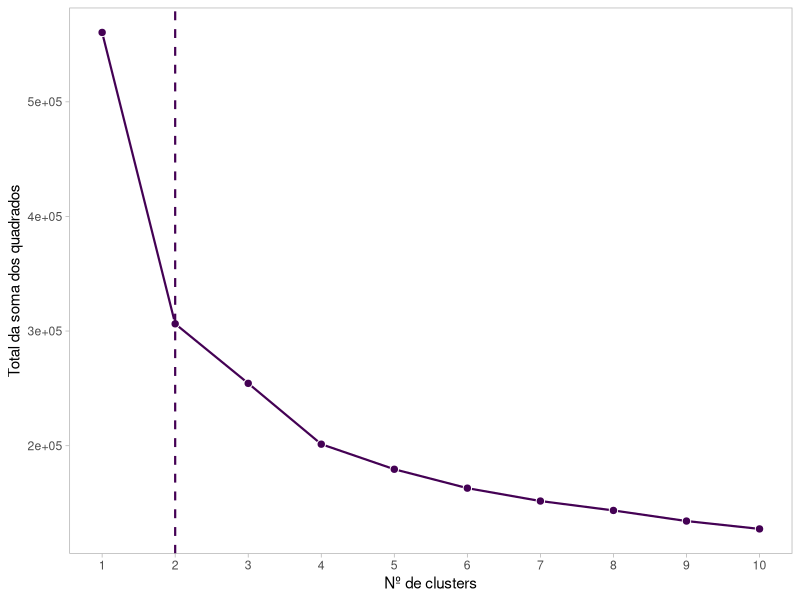
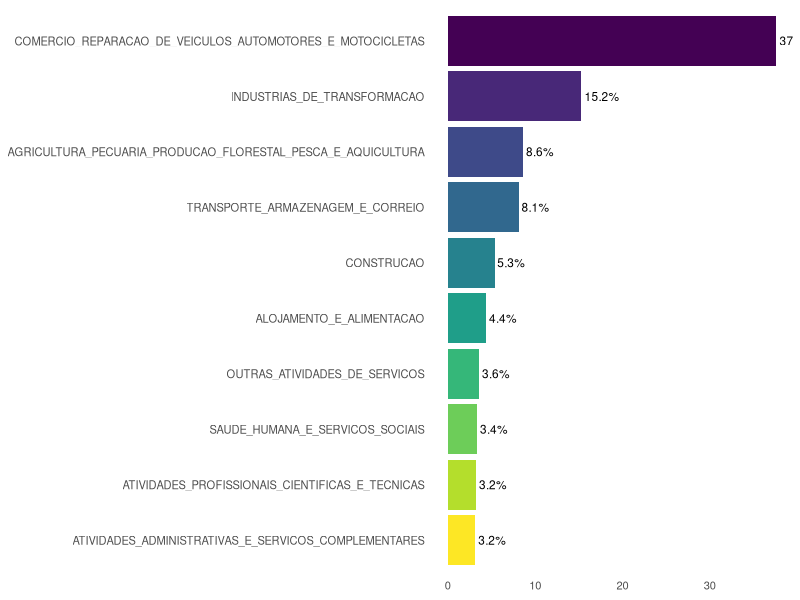
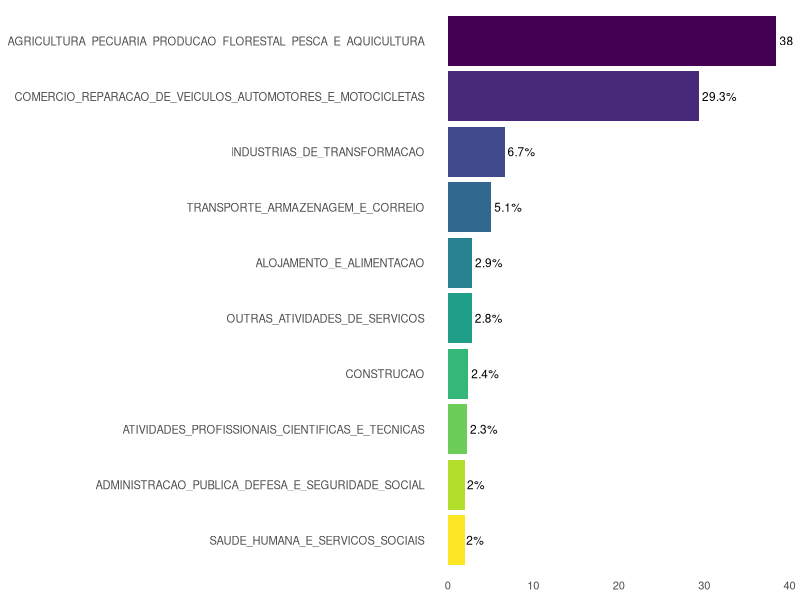

Generate these figures, in order, with R: (Note: this script raises an error after producing the figures.)

# CARREGAMENTO DE PACOTES

pacotes <- c("plotly", "tidyverse", "tidyr", "dplyr", "ggrepel", "gridExtra", "caret", "knitr", "sf",
             "kableExtra", "cluster", "factoextra", "readxl", "writexl", "tmap", "ggplot2",
             "geobr", "gghighlight", "pander", "png", "viridis", "scales")

if(sum(as.numeric(!pacotes %in% installed.packages())) != 0){
  instalador <- pacotes[!pacotes %in% installed.packages()]
  for(i in 1:length(instalador)) {
    install.packages(instalador, dependencies = T)
    break()}
  sapply(pacotes, require, character = T) 
} else {
  sapply(pacotes, require, character = T) 
}

# CARREGAMENTO E TRATAMENTO DA BASE DE DADOS
base <- read_xlsx(path = "DADOS_CLUSTER.xlsx")
dados <- base %>% 
  select(-4, -5, -6)


### PESSOA JURÍDICA ###

# TRATAMENTO BASE PJ

colunasPJ <- c("UF", "MUNICIPIO", "CODIGO_IBGE", "AGRICULTURA_PECUARIA_PRODUCAO_FLORESTAL_PESCA_E_AQUICULTURA", 
                    "INDUSTRIAS_EXTRATIVAS", "INDUSTRIAS_DE_TRANSFORMACAO", "ELETRICIDADE_E_GAS",
                    "AGUA_ESGOTO_ATIVIDADES_DE_GESTAO_DE_RESIDUOS_E_DESCONTAMINACAO", "CONSTRUCAO",
                    "COMERCIO_REPARACAO_DE_VEICULOS_AUTOMOTORES_E_MOTOCICLETAS",
                    "TRANSPORTE_ARMAZENAGEM_E_CORREIO", "ALOJAMENTO_E_ALIMENTACAO",
                    "INFORMACAO_E_COMUNICACAO", "ATIVIDADES_FINANCEIRAS_DE_SEGUROS_E_SERVICOS_RELACIONADOS",
                    "ATIVIDADES_IMOBILIARIAS", "ATIVIDADES_PROFISSIONAIS_CIENTIFICAS_E_TECNICAS",
                    "ATIVIDADES_ADMINISTRATIVAS_E_SERVICOS_COMPLEMENTARES",
                    "ADMINISTRACAO_PUBLICA_DEFESA_E_SEGURIDADE_SOCIAL", "EDUCACAO",
                    "SAUDE_HUMANA_E_SERVICOS_SOCIAIS", "ARTES_CULTURA_ESPORTE_E_RECREACAO",
                    "OUTRAS_ATIVIDADES_DE_SERVICOS", "SERVICOS_DOMESTICOS",
                    "ORGANISMOS_INTERNACIONAIS_E_OUTRAS_INSTITUICOES_EXTRATERRITORIAIS")

PJ <- dados %>% 
  select(all_of(colunasPJ)) %>% 
  mutate(across(where(is.numeric), ~ as.numeric(as.character(.)))) %>% 
  mutate(TOTAL = rowSums(across(where(is.numeric)), na.rm = TRUE)) %>%
  mutate(across(where(is.numeric), ~ . / TOTAL * 100)) %>% 
  select(-TOTAL)

# CÁLCULO DA SOMA DOS QUADRADOS PARA MÉTODO ELBOW
wss_PJ <- numeric(10)
for (k in 1:10) {
  wss_PJ[k] <- kmeans(PJ[, 4:24], centers = k)$tot.withinss
}

wss_PJ <- data.frame(k = 1:10, wss = wss_PJ)

# GRÁFICO DE ELBOW
ggplot(wss_PJ, aes(x = k, y = wss)) +
  geom_line(color = "#440154FF", size = 0.75) +
  geom_point(size = 2.5, shape = 21, fill = "#440154FF", color = "white") +
  geom_vline(xintercept = 2, linetype = "dashed", color = "#440154FF", size = 0.75) +
  labs(x = "Nº de clusters", y = "Total da soma dos quadrados") +
  ggtitle(NULL) +
  theme_light() +  # Tema com fundo claro
  scale_x_continuous(breaks = seq(1, 10, 1), labels = seq(1, 10, 1)) +  # Definir eixo x com valores inteiros
  theme(panel.grid.major = element_blank(),  # Remover linhas de grade principais
        panel.grid.minor = element_blank())  # Remover linhas de grade secundárias

# GERANDO CLUSTERS E INSERINDO NA BASE DE DADOS
Cluster_PJ <- kmeans(PJ[, 4:24], centers = 2)
PJ$CLUSTER <- Cluster_PJ$cluster
PJ <- PJ %>% 
  relocate(CLUSTER, .before = UF)

# GERANDO AS MÉDIAS POR CLUSTER
medias_pj <- PJ %>% 
  group_by(CLUSTER) %>%
  summarise(across(where(is.numeric), mean, na.rm = TRUE))

# TRANSPOSIÇÃO MEDIAS PJ
colunas_interessePJ <- colnames(PJ)[5:25]

medias_pj_transposto <- PJ %>%
  select(CLUSTER, all_of(colunas_interessePJ)) %>%
  pivot_longer(cols = -CLUSTER, names_to = "CNAE", values_to = "Valor") %>%
  group_by(CLUSTER, CNAE) %>%
  summarise(Media = mean(Valor, na.rm = TRUE), .groups = 'drop') %>%
  pivot_wider(names_from = CLUSTER, values_from = Media, names_prefix = "CLUSTER_")

# GRÁFICO DE BARRAS MÉDIAS CLUSTER
medias_pj_1 <- medias_pj_transposto %>%
  arrange(desc(CLUSTER_1)) %>%
  head(10)

ggplot(medias_pj_1, aes(x = CLUSTER_1, y = reorder(CNAE, CLUSTER_1))) +
  geom_bar(stat = "identity", fill = viridis_pal(option = "D")(nrow(medias_pj_1))) +
  geom_text(aes(label = paste0(round(CLUSTER_1, 1), "%"), x = CLUSTER_1, y = CNAE),
            hjust = -0.1, size = 3, color = "black") +
  labs(x = NULL,
       y = NULL) +
  theme_minimal() +
  theme(axis.text.y = element_text(size = 8),
        axis.title.y = element_text(size = 10),
        axis.text.x = element_text(size = 8),
        axis.title.x = element_text(size = 10),
        panel.grid.major.x = element_blank(),
        panel.grid.minor.x = element_blank(),
        panel.grid.major.y = element_blank(),
        panel.grid.minor.y = element_blank(),
        legend.position = "none")

medias_pj_2 <- medias_pj_transposto %>%
  arrange(desc(CLUSTER_2)) %>%
  head(10)

ggplot(medias_pj_2, aes(x = CLUSTER_2, y = reorder(CNAE, CLUSTER_2))) +
  geom_bar(stat = "identity", fill = viridis_pal(option = "D")(nrow(medias_pj_2))) +
  geom_text(aes(label = paste0(round(CLUSTER_2, 1), "%"), x = CLUSTER_2, y = CNAE),
            hjust = -0.1, size = 3, color = "black") +
  labs(x = NULL,
       y = NULL) +
  theme_minimal() +
  theme(axis.text.y = element_text(size = 8),
        axis.title.y = element_text(size = 10),
        axis.text.x = element_text(size = 8),
        axis.title.x = element_text(size = 10),
        panel.grid.major.x = element_blank(),
        panel.grid.minor.x = element_blank(),
        panel.grid.major.y = element_blank(),
        panel.grid.minor.y = element_blank(),
        legend.position = "none")

# AJUSTE DO CLUSTER COMO STRING
PJ <- PJ %>% 
  mutate(CLUSTER = as.character(CLUSTER))

# ANOVAS PJ
pander(anova_pj1 <- aov(formula = AGRICULTURA_PECUARIA_PRODUCAO_FLORESTAL_PESCA_E_AQUICULTURA ~ CLUSTER, data = PJ))
pander(anova_pj2 <- aov(formula = INDUSTRIAS_EXTRATIVAS ~ CLUSTER, data = PJ)) #P-Valor 0.773
pander(anova_pj3 <- aov(formula = INDUSTRIAS_DE_TRANSFORMACAO ~ CLUSTER, data = PJ))
pander(anova_pj4 <- aov(formula = ELETRICIDADE_E_GAS ~ CLUSTER, data = PJ)) #P-Valor 0.803
pander(anova_pj5 <- aov(formula = AGUA_ESGOTO_ATIVIDADES_DE_GESTAO_DE_RESIDUOS_E_DESCONTAMINACAO ~ CLUSTER, data = PJ))
pander(anova_pj6 <- aov(formula = CONSTRUCAO ~ CLUSTER, data = PJ))
pander(anova_pj7 <- aov(formula = COMERCIO_REPARACAO_DE_VEICULOS_AUTOMOTORES_E_MOTOCICLETAS ~ CLUSTER, data = PJ))
pander(anova_pj8 <- aov(formula = TRANSPORTE_ARMAZENAGEM_E_CORREIO ~ CLUSTER, data = PJ))
pander(anova_pj9 <- aov(formula = ALOJAMENTO_E_ALIMENTACAO ~ CLUSTER, data = PJ))
pander(anova_pj10 <- aov(formula = INFORMACAO_E_COMUNICACAO ~ CLUSTER, data = PJ))
pander(anova_pj11 <- aov(formula = ATIVIDADES_FINANCEIRAS_DE_SEGUROS_E_SERVICOS_RELACIONADOS ~ CLUSTER, data = PJ))
pander(anova_pj12 <- aov(formula = ATIVIDADES_IMOBILIARIAS ~ CLUSTER, data = PJ))
pander(anova_pj13 <- aov(formula = ATIVIDADES_PROFISSIONAIS_CIENTIFICAS_E_TECNICAS ~ CLUSTER, data = PJ))
pander(anova_pj14 <- aov(formula = ATIVIDADES_ADMINISTRATIVAS_E_SERVICOS_COMPLEMENTARES ~ CLUSTER, data = PJ))
pander(anova_pj15 <- aov(formula = ADMINISTRACAO_PUBLICA_DEFESA_E_SEGURIDADE_SOCIAL ~ CLUSTER, data = PJ))
pander(anova_pj16 <- aov(formula = EDUCACAO ~ CLUSTER, data = PJ))
pander(anova_pj17 <- aov(formula = SAUDE_HUMANA_E_SERVICOS_SOCIAIS ~ CLUSTER, data = PJ))
pander(anova_pj18 <- aov(formula = ARTES_CULTURA_ESPORTE_E_RECREACAO ~ CLUSTER, data = PJ))
pander(anova_pj19 <- aov(formula = OUTRAS_ATIVIDADES_DE_SERVICOS ~ CLUSTER, data = PJ))
pander(anova_pj20 <- aov(formula = SERVICOS_DOMESTICOS ~ CLUSTER, data = PJ)) #P-Valor 0.09
pander(anova_pj21 <- aov(formula = ORGANISMOS_INTERNACIONAIS_E_OUTRAS_INSTITUICOES_EXTRATERRITORIAIS ~ CLUSTER, data = PJ)) #P-Valor 0.587

# FUNÇÃO PARA CRIAR BOXPLOT
criar_boxplot <- function(anova_result, variavel) {
  p <- ggplot(PJ) +
    aes(x = CLUSTER, y = .data[[variavel]]) +
    geom_boxplot() +
    labs(x = "Cluster", y = variavel)
  return(p)
}

# CRIANDO BOXPLOT PARA CADA CNAE
boxplot_pj1 <- criar_boxplot(anova_pj1, "AGRICULTURA_PECUARIA_PRODUCAO_FLORESTAL_PESCA_E_AQUICULTURA")
boxplot_pj2 <- criar_boxplot(anova_pj2, "INDUSTRIAS_EXTRATIVAS")
boxplot_pj3 <- criar_boxplot(anova_pj3, "INDUSTRIAS_DE_TRANSFORMACAO")
boxplot_pj4 <- criar_boxplot(anova_pj4, "ELETRICIDADE_E_GAS")
boxplot_pj5 <- criar_boxplot(anova_pj5, "AGUA_ESGOTO_ATIVIDADES_DE_GESTAO_DE_RESIDUOS_E_DESCONTAMINACAO")
boxplot_pj6 <- criar_boxplot(anova_pj6, "CONSTRUCAO")
boxplot_pj7 <- criar_boxplot(anova_pj7, "COMERCIO_REPARACAO_DE_VEICULOS_AUTOMOTORES_E_MOTOCICLETAS")
boxplot_pj8 <- criar_boxplot(anova_pj8, "TRANSPORTE_ARMAZENAGEM_E_CORREIO")
boxplot_pj9 <- criar_boxplot(anova_pj9, "ALOJAMENTO_E_ALIMENTACAO")
boxplot_pj10 <- criar_boxplot(anova_pj10, "INFORMACAO_E_COMUNICACAO")
boxplot_pj11 <- criar_boxplot(anova_pj11, "ATIVIDADES_FINANCEIRAS_DE_SEGUROS_E_SERVICOS_RELACIONADOS")
boxplot_pj12 <- criar_boxplot(anova_pj12, "ATIVIDADES_IMOBILIARIAS")
boxplot_pj13 <- criar_boxplot(anova_pj13, "ATIVIDADES_PROFISSIONAIS_CIENTIFICAS_E_TECNICAS")
boxplot_pj14 <- criar_boxplot(anova_pj14, "ATIVIDADES_ADMINISTRATIVAS_E_SERVICOS_COMPLEMENTARES")
boxplot_pj15 <- criar_boxplot(anova_pj15, "ADMINISTRACAO_PUBLICA_DEFESA_E_SEGURIDADE_SOCIAL")
boxplot_pj16 <- criar_boxplot(anova_pj16, "EDUCACAO")
boxplot_pj17 <- criar_boxplot(anova_pj17, "SAUDE_HUMANA_E_SERVICOS_SOCIAIS")
boxplot_pj18 <- criar_boxplot(anova_pj18, "ARTES_CULTURA_ESPORTE_E_RECREACAO")
boxplot_pj19 <- criar_boxplot(anova_pj19, "OUTRAS_ATIVIDADES_DE_SERVICOS")
boxplot_pj20 <- criar_boxplot(anova_pj20, "SERVICOS_DOMESTICOS")
boxplot_pj21 <- criar_boxplot(anova_pj21, "ORGANISMOS_INTERNACIONAIS_E_OUTRAS_INSTITUICOES_EXTRATERRITORIAIS")

# COMBINANDO OS BOXPLOTS DOS CNAES MAIS RELEVANTES
boxplots_combinadospj <- gridExtra::grid.arrange(boxplot_pj1, boxplot_pj3, boxplot_pj7, ncol = 3)

### MAPA PJ ###

# DEFININDO AS CORES DOS CLUSTERS
cor_cluster1PJ <- "#440154FF"
cor_cluster2PJ <- "#27AD81FF"

# CARREGANDO DADOS MAPA BRASIL
all_mun_br <- read_municipality(year = 2020)

# AJUSTE DADOS
base_mapapj <- PJ %>%
  select(UF, MUNICIPIO, CODIGO_IBGE, CLUSTER)
base_mapapj$CODIGO_IBGE <- as.numeric(base_mapapj$CODIGO_IBGE)

vec1 <- as.numeric(base_mapapj$CODIGO_IBGE)
all_geo_pj <- all_mun_br %>%
  filter(code_muni %in% vec1)

all_geo_pj <- left_join(all_geo_pj, base_mapapj, by = c("code_muni" = "CODIGO_IBGE"))

# PLOT DO MAPA
tm_shape(all_geo_pj) +
  tm_borders(lwd = 0.1) +
  tm_fill(col = "CLUSTER", palette = c(cor_cluster1PJ, cor_cluster2PJ), style = "cat") +
  tm_layout(frame = FALSE) +
  tm_legend(legend.position = c("right", "bottom"),
            legend.bg.color = "white", legend.title.size = 1, legend.text.size = 1)

# CONTAGEM QUANTIDADE DE MUNICIPIOS POR CLUSTER
dados_contagemPJ <- PJ %>%
  group_by(CLUSTER) %>%
  summarise(Quantidade = n_distinct(CODIGO_IBGE))
dados_contagemPJ$CLUSTER <- factor(dados_contagemPJ$CLUSTER)

# GRÁFICO BARRAS
ggplot(dados_contagemPJ, aes(x = CLUSTER, y = Quantidade, fill = CLUSTER)) +
  geom_bar(stat = "identity") +
  geom_text(aes(label = Quantidade), vjust = -0.2, color = "black", fontface = "bold") +  # Adicionar contagem dentro das barras
  labs(x = NULL, y = NULL, fill = NULL) +  # Remover rótulos dos eixos e título da legenda
  scale_fill_manual(values = c(cor_cluster1PJ, cor_cluster2PJ)) +
  theme_minimal() +
  theme(axis.ticks.x = element_blank(),   # Remover marcas do eixo x
        axis.text.y = element_blank(),    # Remover rótulos do eixo y
        axis.ticks.y = element_blank(),   # Remover marcas do eixo y
        legend.position = "none",         # Remover a legenda
        plot.title = element_blank(),     # Remover título do gráfico
        plot.subtitle = element_blank(),  # Remover subtítulo do gráfico
        plot.caption = element_blank(),   # Remover legenda do gráfico
        panel.grid.major = element_blank(),  # Remover linhas de grade principais
        panel.grid.minor = element_blank())  # Remover linhas de grade secundárias

### PESSOA FÍSICA ###

# AJUSTE DA BASE DE DADOS
colunasPF <- c("UF", "MUNICIPIO", "CODIGO_IBGE", "MEMBROS_SUPERIORES_E_DIRIGENTES_DO_PODER_PUBLICO", 
               "DIRIGENTES_DE_EMPRESAS_E_ORGANIZACOES_EXCETO_DE_INTERESSE_PUBLICO", 
               "DIRETORES_E_GERENTES_EM_EMPRESA_DE_SERVICOS_DE_SAUDE_DA_EDUCACAO_OU_D", "GERENTES", 
               "PESQUISADORES_E_PROFISSIONAIS_POLICIENTIFICOS", "PROFISSIONAIS_DAS_CIENCIAS_EXATAS_FISICAS_E_DA_ENGENHARIA", 
               "PROFISSIONAIS_DAS_CIENCIAS_BIOLOGICAS_DA_SAUDE_E_AFINS", "PROFISSIONAIS_DO_ENSINO", 
               "PROFISSIONAIS_DAS_CIENCIAS_JURIDICAS", "PROFISSIONAIS_DAS_CIENCIAS_SOCIAIS_E_HUMANAS", 
               "COMUNICADORES_ARTISTAS_E_RELIGIOSOS", "PROFISSIONAIS_EM_GASTRONOMIA", "TECNICOS_POLIVALENTES", 
               "TECNICOS_DE_NIVEL_MEDIO_DAS_CIENCIAS_FISICAS_QUIMICAS_ENGENHARIA_E_AF", 
               "TECNICOS_DE_NIVEL_MEDIO_DAS_CIENCIAS_BIOLOGICAS_BIOQUIMICAS_DA_SAUDE_", 
               "PROFESSORES_LEIGOS_E_DE_NIVEL_MEDIO", "TECNICOS_DE_NIVEL_MEDIO_EM_SERVICOS_DE_TRANSPORTES", 
               "TECNICOS_DE_NIVEL_MEDIO_NAS_CIENCIAS_ADMINISTRATIVAS", 
               "TECNICOS_EM_NIVEL_MEDIO_DOS_SERVICOS_CULTURAIS_DAS_COMUNICACOES_E_DOS_", "OUTROS_TECNICOS_DE_NIVEL_MEDIO", 
               "ESCRITURARIOS", "TRABALHADORES_DE_ATENDIMENTO_AO_PUBLICO", "TRABALHADORES_DOS_SERVICOS", 
               "VENDEDORES_E_PRESTADORES_DE_SERVICOS_DO_COMERCIO", "PRODUTORES_NA_EXPLORACAO_AGROPECUARIA", 
               "TRABALHADORES_NA_EXPLORACAO_AGROPECUARIA", "PESCADORES_E_EXTRATIVISTAS_FLORESTAIS", 
               "TRABALHADORES_DA_MECANIZACAO_AGROPECUARIA_E_FLORESTAL", 
               "TRABALHADORES_DA_INDUSTRIA_EXTRATIVA_E_DA_CONSTRUCAO_CIVIL", 
               "TRABALHADORES_DA_TRANSFORMACAO_DE_METAIS_E_DE_COMPOSITOS", 
               "TRABALHADORES_DA_FABRICACAO_E_INSTALACAO_ELETROELETRONICA", 
               "MONTADORES_DE_APARELHOS_E_INSTRUMENTOS_DE_PRECISAO_E_MUSICAIS", 
               "JOALHEIROS_VIDREIROS_CERAMISTAS_E_AFINS", "TRABALHADORES_NAS_INDUSTRIAS_TEXTIL_DO_CURTIMENTO_DO_VESTUARIO_E_DAS_", 
               "TRABALHADORES_DAS_INDUSTRIAS_DE_MADEIRA_E_DO_MOBILIARIO", "TRABALHADORES_DE_FUNCOES_TRANSVERSAIS", 
               "TRABALHADORES_DO_ARTESANATO", "TRABALHADORES_EM_INDUSTRIAS_DE_PROCESSOS_CONTINUOS_E_OUTRAS_INDUSTRIAS", 
               "TRABALHADORES_DE_INSTALACOES_SIDERURGICAS_E_DE_MATERIAIS_DE_CONSTRUCAO", 
               "TRABALHADORES_DE_INSTALACOES_E_MAQUINAS_DE_FABRICACAO_DE_CELULOSE_E_PAP", 
               "TRABALHADORES_DA_FABRICACAO_DE_ALIMENTOS_BEBIDAS_E_FUMO", "OPERADORES_DE_PRODUCAO_CAPTACAO_TRATAMENTO_E_DISTRIBUICAO_ENERGIA_A", 
               "TRABALHADORES_EM_SERVICOS_DE_REPARACAO_E_MANUTENCAO_MECANICA", "POLIMANTENEDORES", 
               "OUTROS_TRABALHADORES_DA_CONSERVACAO_MANUTENCAO_E_REPARACAO")

PF <- dados %>% 
  select(all_of(colunasPF)) %>% 
  mutate(across(where(is.numeric), ~ as.numeric(as.character(.)))) %>% 
  mutate(TOTAL = rowSums(across(where(is.numeric)), na.rm = TRUE)) %>%
  mutate(across(where(is.numeric), ~ . / TOTAL * 100)) %>% 
  select(-TOTAL)

# CÁLCULO DA SOMA DOS QUADRADOS PARA MÉTODO ELBOW
wss_PF <- numeric(10)
for (k in 1:10) {
  wss_PF[k] <- kmeans(PF[, 4:48], centers = k)$tot.withinss
}
wss_PF <- data.frame(k = 1:10, wss = wss_PF)

# GRÁFICO DE ELBOW
ggplot(wss_PF, aes(x = k, y = wss)) +
  geom_line(color = "#440154FF", size = 0.75) +
  geom_point(size = 2.5, shape = 21, fill = "#440154FF", color = "white") +
  geom_vline(xintercept = 5, linetype = "dashed", color = "#440154FF", size = 0.75) +
  labs(x = "Nº de clusters", y = "Total da soma dos quadrados") +
  ggtitle(NULL) +
  theme_light() +  # Tema com fundo claro
  scale_x_continuous(breaks = seq(1, 10, 1), labels = seq(1, 10, 1)) +  # Definir eixo x com valores inteiros
  theme(panel.grid.major = element_blank(),  # Remover linhas de grade principais
        panel.grid.minor = element_blank())  # Remover linhas de grade secundárias

# INSERINDO OS CLUSTERS NA BASE DE DADOS
Cluster_PF <- kmeans(PF[, 4:48], centers = 5)
PF$CLUSTER <- Cluster_PF$cluster
PF <- PF %>% 
  relocate(CLUSTER, .before = UF)

# AJUSTANDO NOMENCLATURAS DAS MÉTRICAS
PF <- PF %>% 
  mutate(CLUSTER = as.character(CLUSTER)) %>% 
  rename(TECNICOS_DE_NIVEL_MEDIO_DAS_CIENCIAS_BIOLOGICAS_BIOQUIMICAS_DA_SAUDE = TECNICOS_DE_NIVEL_MEDIO_DAS_CIENCIAS_BIOLOGICAS_BIOQUIMICAS_DA_SAUDE_) %>% 
  rename(TECNICOS_EM_NIVEL_MEDIO_DOS_SERVICOS_CULTURAIS_DAS_COMUNICACOES = TECNICOS_EM_NIVEL_MEDIO_DOS_SERVICOS_CULTURAIS_DAS_COMUNICACOES_E_DOS_) %>% 
  rename(TRABALHADORES_NAS_INDUSTRIAS_TEXTIL_DO_CURTIMENTO_DO_VESTUARIO = TRABALHADORES_NAS_INDUSTRIAS_TEXTIL_DO_CURTIMENTO_DO_VESTUARIO_E_DAS_) %>% 
  rename(DIRETORES_E_GERENTES_EM_EMPRESA_DE_SERVICOS_DE_SAUDE_DA_EDUCACAO = DIRETORES_E_GERENTES_EM_EMPRESA_DE_SERVICOS_DE_SAUDE_DA_EDUCACAO_OU_D) %>% 
  rename(TECNICOS_DE_NIVEL_MEDIO_DAS_CIENCIAS_FISICAS_QUIMICAS_ENGENHARIA = TECNICOS_DE_NIVEL_MEDIO_DAS_CIENCIAS_FISICAS_QUIMICAS_ENGENHARIA_E_AF) %>% 
  rename(TRABALHADORES_DE_INSTALACOES_E_MAQUINAS_DE_FABRICACAO_DE_CELULOSE = TRABALHADORES_DE_INSTALACOES_E_MAQUINAS_DE_FABRICACAO_DE_CELULOSE_E_PAP) %>% 
  rename(OPERADORES_DE_PRODUCAO_CAPTACAO_TRATAMENTO_E_DISTRIBUICAO_ENERGIA = OPERADORES_DE_PRODUCAO_CAPTACAO_TRATAMENTO_E_DISTRIBUICAO_ENERGIA_A)

# GERANDO AS MÉDIAS POR CLUSTER
medias_pf <- PF %>% 
  group_by(CLUSTER) %>%
  summarise(across(where(is.numeric), mean, na.rm = TRUE))

# TRANSPOSIÇÃO MEDIAS pf
colunas_interessePF <- colnames(PF)[5:49]

medias_pf_transposto <- PF %>%
  select(CLUSTER, all_of(colunas_interessePF)) %>%
  pivot_longer(cols = -CLUSTER, names_to = "CBO", values_to = "Valor") %>%
  group_by(CLUSTER, CBO) %>%
  summarise(Media = mean(Valor, na.rm = TRUE), .groups = 'drop') %>%
  pivot_wider(names_from = CLUSTER, values_from = Media, names_prefix = "CLUSTER_")

# GRÁFICOS DE BARRAS MÉDIAS CLUSTER
medias_pf_1 <- medias_pf_transposto %>%
  arrange(desc(CLUSTER_1)) %>%
  head(10)

ggplot(medias_pf_1, aes(x = CLUSTER_1, y = reorder(CBO, CLUSTER_1))) +
  geom_bar(stat = "identity", fill = viridis_pal(option = "D")(nrow(medias_pf_1))) +
  geom_text(aes(label = paste0(round(CLUSTER_1, 1), "%"), x = CLUSTER_1, y = CBO),
            hjust = -0.1, size = 3, color = "black") +
  labs(x = NULL,
       y = NULL) +
  theme_minimal() +
  theme(axis.text.y = element_text(size = 8),
        axis.title.y = element_text(size = 10),
        axis.text.x = element_text(size = 8),
        axis.title.x = element_text(size = 10),
        panel.grid.major.x = element_blank(),
        panel.grid.minor.x = element_blank(),
        panel.grid.major.y = element_blank(),
        panel.grid.minor.y = element_blank(),
        legend.position = "none")

medias_pf_2 <- medias_pf_transposto %>%
  arrange(desc(CLUSTER_2)) %>%
  head(10)

ggplot(medias_pf_2, aes(x = CLUSTER_2, y = reorder(CBO, CLUSTER_2))) +
  geom_bar(stat = "identity", fill = viridis_pal(option = "D")(nrow(medias_pf_2))) +
  geom_text(aes(label = paste0(round(CLUSTER_2, 1), "%"), x = CLUSTER_2, y = CBO),
            hjust = -0.1, size = 3, color = "black") +
  labs(x = NULL,
       y = NULL) +
  theme_minimal() +
  theme(axis.text.y = element_text(size = 8),
        axis.title.y = element_text(size = 10),
        axis.text.x = element_text(size = 8),
        axis.title.x = element_text(size = 10),
        panel.grid.major.x = element_blank(),
        panel.grid.minor.x = element_blank(),
        panel.grid.major.y = element_blank(),
        panel.grid.minor.y = element_blank(),
        legend.position = "none")

medias_pf_3 <- medias_pf_transposto %>%
  arrange(desc(CLUSTER_3)) %>%
  head(10)

ggplot(medias_pf_3, aes(x = CLUSTER_3, y = reorder(CBO, CLUSTER_3))) +
  geom_bar(stat = "identity", fill = viridis_pal(option = "D")(nrow(medias_pf_3))) +
  geom_text(aes(label = paste0(round(CLUSTER_3, 1), "%"), x = CLUSTER_3, y = CBO),
            hjust = -0.1, size = 3, color = "black") +
  labs(x = NULL,
       y = NULL) +
  theme_minimal() +
  theme(axis.text.y = element_text(size = 8),
        axis.title.y = element_text(size = 10),
        axis.text.x = element_text(size = 8),
        axis.title.x = element_text(size = 10),
        panel.grid.major.x = element_blank(),
        panel.grid.minor.x = element_blank(),
        panel.grid.major.y = element_blank(),
        panel.grid.minor.y = element_blank(),
        legend.position = "none")

medias_pf_4 <- medias_pf_transposto %>%
  arrange(desc(CLUSTER_4)) %>%
  head(10)

ggplot(medias_pf_4, aes(x = CLUSTER_4, y = reorder(CBO, CLUSTER_4))) +
  geom_bar(stat = "identity", fill = viridis_pal(option = "D")(nrow(medias_pf_4))) +
  geom_text(aes(label = paste0(round(CLUSTER_4, 1), "%"), x = CLUSTER_4, y = CBO),
            hjust = -0.1, size = 3, color = "black") +
  labs(x = NULL,
       y = NULL) +
  theme_minimal() +
  theme(axis.text.y = element_text(size = 8),
        axis.title.y = element_text(size = 10),
        axis.text.x = element_text(size = 8),
        axis.title.x = element_text(size = 10),
        panel.grid.major.x = element_blank(),
        panel.grid.minor.x = element_blank(),
        panel.grid.major.y = element_blank(),
        panel.grid.minor.y = element_blank(),
        legend.position = "none")

medias_pf_5 <- medias_pf_transposto %>%
  arrange(desc(CLUSTER_5)) %>%
  head(10)

ggplot(medias_pf_5, aes(x = CLUSTER_5, y = reorder(CBO, CLUSTER_5))) +
  geom_bar(stat = "identity", fill = viridis_pal(option = "D")(nrow(medias_pf_5))) +
  geom_text(aes(label = paste0(round(CLUSTER_5, 1), "%"), x = CLUSTER_5, y = CBO),
            hjust = -0.1, size = 3, color = "black") +
  labs(x = NULL,
       y = NULL) +
  theme_minimal() +
  theme(axis.text.y = element_text(size = 8),
        axis.title.y = element_text(size = 10),
        axis.text.x = element_text(size = 8),
        axis.title.x = element_text(size = 10),
        panel.grid.major.x = element_blank(),
        panel.grid.minor.x = element_blank(),
        panel.grid.major.y = element_blank(),
        panel.grid.minor.y = element_blank(),
        legend.position = "none")


# ANOVAS PF
pander(anova_pf1 <- aov(formula = MEMBROS_SUPERIORES_E_DIRIGENTES_DO_PODER_PUBLICO ~ CLUSTER, data = PF))
pander(anova_pf2 <- aov(formula = DIRIGENTES_DE_EMPRESAS_E_ORGANIZACOES_EXCETO_DE_INTERESSE_PUBLICO ~ CLUSTER, data = PF))
pander(anova_pf3 <- aov(formula = DIRETORES_E_GERENTES_EM_EMPRESA_DE_SERVICOS_DE_SAUDE_DA_EDUCACAO ~ CLUSTER, data = PF))
pander(anova_pf4 <- aov(formula = GERENTES ~ CLUSTER, data = PF))
pander(anova_pf5 <- aov(formula = PESQUISADORES_E_PROFISSIONAIS_POLICIENTIFICOS ~ CLUSTER, data = PF))
pander(anova_pf6 <- aov(formula = PROFISSIONAIS_DAS_CIENCIAS_EXATAS_FISICAS_E_DA_ENGENHARIA ~ CLUSTER, data = PF))
pander(anova_pf7 <- aov(formula = PROFISSIONAIS_DAS_CIENCIAS_BIOLOGICAS_DA_SAUDE_E_AFINS ~ CLUSTER, data = PF))
pander(anova_pf8 <- aov(formula = PROFISSIONAIS_DO_ENSINO ~ CLUSTER, data = PF))
pander(anova_pf9 <- aov(formula = PROFISSIONAIS_DAS_CIENCIAS_JURIDICAS ~ CLUSTER, data = PF))
pander(anova_pf10 <- aov(formula = PROFISSIONAIS_DAS_CIENCIAS_SOCIAIS_E_HUMANAS ~ CLUSTER, data = PF))
pander(anova_pf11 <- aov(formula = COMUNICADORES_ARTISTAS_E_RELIGIOSOS ~ CLUSTER, data = PF))
pander(anova_pf12 <- aov(formula = PROFISSIONAIS_EM_GASTRONOMIA ~ CLUSTER, data = PF))
pander(anova_pf13 <- aov(formula = TECNICOS_POLIVALENTES ~ CLUSTER, data = PF))
pander(anova_pf14 <- aov(formula = TECNICOS_DE_NIVEL_MEDIO_DAS_CIENCIAS_FISICAS_QUIMICAS_ENGENHARIA ~ CLUSTER, data = PF))
pander(anova_pf15 <- aov(formula = `TECNICOS_DE_NIVEL_MEDIO_DAS_CIENCIAS_BIOLOGICAS_BIOQUIMICAS_DA_SAUDE` ~ CLUSTER, data = PF))
pander(anova_pf16 <- aov(formula = PROFESSORES_LEIGOS_E_DE_NIVEL_MEDIO ~ CLUSTER, data = PF))
pander(anova_pf17 <- aov(formula =  TECNICOS_DE_NIVEL_MEDIO_EM_SERVICOS_DE_TRANSPORTES ~ CLUSTER, data = PF))
pander(anova_pf18 <- aov(formula = TECNICOS_DE_NIVEL_MEDIO_NAS_CIENCIAS_ADMINISTRATIVAS ~ CLUSTER, data = PF))
pander(anova_pf19 <- aov(formula = TECNICOS_EM_NIVEL_MEDIO_DOS_SERVICOS_CULTURAIS_DAS_COMUNICACOES ~ CLUSTER, data = PF))
pander(anova_pf20 <- aov(formula = OUTROS_TECNICOS_DE_NIVEL_MEDIO ~ CLUSTER, data = PF))
pander(anova_pf21 <- aov(formula = ESCRITURARIOS ~ CLUSTER, data = PF))
pander(anova_pf22 <- aov(formula = TRABALHADORES_DE_ATENDIMENTO_AO_PUBLICO ~ CLUSTER, data = PF))
pander(anova_pf23 <- aov(formula = VENDEDORES_E_PRESTADORES_DE_SERVICOS_DO_COMERCIO ~ CLUSTER, data = PF))
pander(anova_pf24 <- aov(formula = PRODUTORES_NA_EXPLORACAO_AGROPECUARIA ~ CLUSTER, data = PF))
pander(anova_pf44 <- aov(formula = TRABALHADORES_NA_EXPLORACAO_AGROPECUARIA ~ CLUSTER, data = PF))
pander(anova_pf25 <- aov(formula = PESCADORES_E_EXTRATIVISTAS_FLORESTAIS ~ CLUSTER, data = PF))
pander(anova_pf26 <- aov(formula = TRABALHADORES_DA_MECANIZACAO_AGROPECUARIA_E_FLORESTAL ~ CLUSTER, data = PF))
pander(anova_pf27 <- aov(formula = TRABALHADORES_DA_INDUSTRIA_EXTRATIVA_E_DA_CONSTRUCAO_CIVIL ~ CLUSTER, data = PF))
pander(anova_pf28 <- aov(formula = TRABALHADORES_DA_TRANSFORMACAO_DE_METAIS_E_DE_COMPOSITOS ~ CLUSTER, data = PF))
pander(anova_pf29 <- aov(formula = TRABALHADORES_DA_FABRICACAO_E_INSTALACAO_ELETROELETRONICA ~ CLUSTER, data = PF))
pander(anova_pf30 <- aov(formula = MONTADORES_DE_APARELHOS_E_INSTRUMENTOS_DE_PRECISAO_E_MUSICAIS ~ CLUSTER, data = PF))
pander(anova_pf31 <- aov(formula = JOALHEIROS_VIDREIROS_CERAMISTAS_E_AFINS ~ CLUSTER, data = PF))
pander(anova_pf32 <- aov(formula = TRABALHADORES_NAS_INDUSTRIAS_TEXTIL_DO_CURTIMENTO_DO_VESTUARIO ~ CLUSTER, data = PF))
pander(anova_pf33 <- aov(formula = TRABALHADORES_DAS_INDUSTRIAS_DE_MADEIRA_E_DO_MOBILIARIO ~ CLUSTER, data = PF))
pander(anova_pf34 <- aov(formula = TRABALHADORES_DE_FUNCOES_TRANSVERSAIS ~ CLUSTER, data = PF))
pander(anova_pf35 <- aov(formula = TRABALHADORES_DO_ARTESANATO ~ CLUSTER, data = PF))
pander(anova_pf36 <- aov(formula = TRABALHADORES_EM_INDUSTRIAS_DE_PROCESSOS_CONTINUOS_E_OUTRAS_INDUSTRIAS ~ CLUSTER, data = PF))
pander(anova_pf37 <- aov(formula = TRABALHADORES_DE_INSTALACOES_SIDERURGICAS_E_DE_MATERIAIS_DE_CONSTRUCAO ~ CLUSTER, data = PF))
pander(anova_pf38 <- aov(formula = TRABALHADORES_DE_INSTALACOES_E_MAQUINAS_DE_FABRICACAO_DE_CELULOSE ~ CLUSTER, data = PF))
pander(anova_pf39 <- aov(formula = TRABALHADORES_DA_FABRICACAO_DE_ALIMENTOS_BEBIDAS_E_FUMO ~ CLUSTER, data = PF))
pander(anova_pf40 <- aov(formula = OPERADORES_DE_PRODUCAO_CAPTACAO_TRATAMENTO_E_DISTRIBUICAO_ENERGIA ~ CLUSTER, data = PF))
pander(anova_pf41 <- aov(formula = TRABALHADORES_EM_SERVICOS_DE_REPARACAO_E_MANUTENCAO_MECANICA ~ CLUSTER, data = PF))
pander(anova_pf42 <- aov(formula = POLIMANTENEDORES ~ CLUSTER, data = PF))
pander(anova_pf43 <- aov(formula = OUTROS_TRABALHADORES_DA_CONSERVACAO_MANUTENCAO_E_REPARACAO ~ CLUSTER, data = PF))
pander(anova_pf45 <- aov(formula = TRABALHADORES_DOS_SERVICOS ~ CLUSTER, data = PF))

# FUNÇÃO PARA CRIAR BOXPLOT
criar_boxplot <- function(anova_result, variavel) {
  p <- ggplot(PF) +
    aes(x = CLUSTER, y = .data[[variavel]]) +
    geom_boxplot() +
    labs(x = "Cluster", y = variavel)
  return(p)
}

# CRIANDO BOXPLOT PARA CADA MÉTRICA
boxplot_pf1 <- criar_boxplot(anova_pf1, "MEMBROS_SUPERIORES_E_DIRIGENTES_DO_PODER_PUBLICO")
boxplot_pf2 <- criar_boxplot(anova_pf2, "DIRIGENTES_DE_EMPRESAS_E_ORGANIZACOES_EXCETO_DE_INTERESSE_PUBLICO")
boxplot_pf3 <- criar_boxplot(anova_pf3, "DIRETORES_E_GERENTES_EM_EMPRESA_DE_SERVICOS_DE_SAUDE_DA_EDUCACAO")
boxplot_pf4 <- criar_boxplot(anova_pf4, "GERENTES")
boxplot_pf5 <- criar_boxplot(anova_pf5, "PESQUISADORES_E_PROFISSIONAIS_POLICIENTIFICOS")
boxplot_pf6 <- criar_boxplot(anova_pf6, "PROFISSIONAIS_DAS_CIENCIAS_EXATAS_FISICAS_E_DA_ENGENHARIA")
boxplot_pf7 <- criar_boxplot(anova_pf7, "PROFISSIONAIS_DAS_CIENCIAS_BIOLOGICAS_DA_SAUDE_E_AFINS")
boxplot_pf8 <- criar_boxplot(anova_pf8, "PROFISSIONAIS_DO_ENSINO")
boxplot_pf9 <- criar_boxplot(anova_pf9, "PROFISSIONAIS_DAS_CIENCIAS_JURIDICAS")
boxplot_pf10 <- criar_boxplot(anova_pf10, "PROFISSIONAIS_DAS_CIENCIAS_SOCIAIS_E_HUMANAS")
boxplot_pf11 <- criar_boxplot(anova_pf11, "COMUNICADORES_ARTISTAS_E_RELIGIOSOS")
boxplot_pf12 <- criar_boxplot(anova_pf12, "PROFISSIONAIS_EM_GASTRONOMIA")
boxplot_pf13 <- criar_boxplot(anova_pf13, "TECNICOS_POLIVALENTES")
boxplot_pf14 <- criar_boxplot(anova_pf14, "TECNICOS_DE_NIVEL_MEDIO_DAS_CIENCIAS_FISICAS_QUIMICAS_ENGENHARIA")
boxplot_pf15 <- criar_boxplot(anova_pf15, "TECNICOS_DE_NIVEL_MEDIO_DAS_CIENCIAS_BIOLOGICAS_BIOQUIMICAS_DA_SAUDE")
boxplot_pf16 <- criar_boxplot(anova_pf16, "PROFESSORES_LEIGOS_E_DE_NIVEL_MEDIO")
boxplot_pf17 <- criar_boxplot(anova_pf17, "TECNICOS_DE_NIVEL_MEDIO_EM_SERVICOS_DE_TRANSPORTES")
boxplot_pf18 <- criar_boxplot(anova_pf18, "TECNICOS_DE_NIVEL_MEDIO_NAS_CIENCIAS_ADMINISTRATIVAS")
boxplot_pf19 <- criar_boxplot(anova_pf19, "TECNICOS_EM_NIVEL_MEDIO_DOS_SERVICOS_CULTURAIS_DAS_COMUNICACOES")
boxplot_pf20 <- criar_boxplot(anova_pf20, "OUTROS_TECNICOS_DE_NIVEL_MEDIO")
boxplot_pf21 <- criar_boxplot(anova_pf21, "ESCRITURARIOS")
boxplot_pf22 <- criar_boxplot(anova_pf22, "TRABALHADORES_DE_ATENDIMENTO_AO_PUBLICO")
boxplot_pf23 <- criar_boxplot(anova_pf23, "VENDEDORES_E_PRESTADORES_DE_SERVICOS_DO_COMERCIO")
boxplot_pf24 <- criar_boxplot(anova_pf24, "PRODUTORES_NA_EXPLORACAO_AGROPECUARIA")
boxplot_pf44 <- criar_boxplot(anova_pf44, "TRABALHADORES_NA_EXPLORACAO_AGROPECUARIA")
boxplot_pf25 <- criar_boxplot(anova_pf25, "PESCADORES_E_EXTRATIVISTAS_FLORESTAIS")
boxplot_pf26 <- criar_boxplot(anova_pf26, "TRABALHADORES_DA_MECANIZACAO_AGROPECUARIA_E_FLORESTAL")
boxplot_pf27 <- criar_boxplot(anova_pf27, "TRABALHADORES_DA_INDUSTRIA_EXTRATIVA_E_DA_CONSTRUCAO_CIVIL")
boxplot_pf28 <- criar_boxplot(anova_pf28, "TRABALHADORES_DA_TRANSFORMACAO_DE_METAIS_E_DE_COMPOSITOS")
boxplot_pf29 <- criar_boxplot(anova_pf29, "TRABALHADORES_DA_FABRICACAO_E_INSTALACAO_ELETROELETRONICA")
boxplot_pf30 <- criar_boxplot(anova_pf30, "MONTADORES_DE_APARELHOS_E_INSTRUMENTOS_DE_PRECISAO_E_MUSICAIS")
boxplot_pf31 <- criar_boxplot(anova_pf31, "JOALHEIROS_VIDREIROS_CERAMISTAS_E_AFINS")
boxplot_pf32 <- criar_boxplot(anova_pf32, "TRABALHADORES_NAS_INDUSTRIAS_TEXTIL_DO_CURTIMENTO_DO_VESTUARIO")
boxplot_pf33 <- criar_boxplot(anova_pf33, "TRABALHADORES_DAS_INDUSTRIAS_DE_MADEIRA_E_DO_MOBILIARIO")
boxplot_pf34 <- criar_boxplot(anova_pf34, "TRABALHADORES_DE_FUNCOES_TRANSVERSAIS")
boxplot_pf35 <- criar_boxplot(anova_pf35, "TRABALHADORES_DO_ARTESANATO")
boxplot_pf36 <- criar_boxplot(anova_pf36, "TRABALHADORES_EM_INDUSTRIAS_DE_PROCESSOS_CONTINUOS_E_OUTRAS_INDUSTRIAS")
boxplot_pf37 <- criar_boxplot(anova_pf37, "TRABALHADORES_DE_INSTALACOES_SIDERURGICAS_E_DE_MATERIAIS_DE_CONSTRUCAO")
boxplot_pf38 <- criar_boxplot(anova_pf38, "TRABALHADORES_DE_INSTALACOES_E_MAQUINAS_DE_FABRICACAO_DE_CELULOSE")
boxplot_pf39 <- criar_boxplot(anova_pf39, "TRABALHADORES_DA_FABRICACAO_DE_ALIMENTOS_BEBIDAS_E_FUMO")
boxplot_pf40 <- criar_boxplot(anova_pf40, "OPERADORES_DE_PRODUCAO_CAPTACAO_TRATAMENTO_E_DISTRIBUICAO_ENERGIA")
boxplot_pf41 <- criar_boxplot(anova_pf41, "TRABALHADORES_EM_SERVICOS_DE_REPARACAO_E_MANUTENCAO_MECANICA")
boxplot_pf42 <- criar_boxplot(anova_pf42, "POLIMANTENEDORES")
boxplot_pf43 <- criar_boxplot(anova_pf43, "OUTROS_TRABALHADORES_DA_CONSERVACAO_MANUTENCAO_E_REPARACAO")
boxplot_pf45 <- criar_boxplot(anova_pf45, "TRABALHADORES_DOS_SERVICOS")

# BOXPLOT COMBINADO DAS MÉTRICAS QUE MAIS SE DESTACARAM NOS CLUSTERS
boxplots_combinadospf_1 <- gridExtra::grid.arrange(boxplot_pf32, boxplot_pf44, ncol = 2)
boxplots_combinadospf_2 <- gridExtra::grid.arrange(boxplot_pf34, boxplot_pf21, ncol = 2)
boxplots_combinadospf_3 <- gridExtra::grid.arrange(boxplot_pf45, boxplot_pf23, ncol = 2)


### MAPA PF ###

# CARREGAMENTO DADOS MAPA BRASIL
all_mun_br <- read_municipality(year = 2020)

# AJUSTE DADOS MAPA
base_mapapf <- PF %>%
  select(UF, MUNICIPIO, CODIGO_IBGE, CLUSTER)
base_mapapf$CODIGO_IBGE <- as.numeric(base_mapapf$CODIGO_IBGE)

vec1 <- as.numeric(base_mapapf$CODIGO_IBGE)
all_geo_pf <- all_mun_br %>%
  filter(code_muni %in% vec1)

all_geo_pf <- left_join(all_geo_pf, base_mapapf, by = c("code_muni" = "CODIGO_IBGE"))

# DEFININDO AS CORES DE CADA CLUSTER
cor_cluster1PF <- "#440154FF" 
cor_cluster2PF <- "#453781FF"
cor_cluster3PF <- "#20A486FF"
cor_cluster4PF <- "#75D054FF"
cor_cluster5PF <- "#C7E020FF"

tm_shape(all_geo_pf) +
  tm_borders(lwd = 0.1) +
  tm_fill(col = "CLUSTER", palette = c(cor_cluster1PF, cor_cluster2PF, cor_cluster3PF, cor_cluster4PF, cor_cluster5PF)) +
  tm_layout(frame = FALSE) +
  tm_legend(legend.position = c("right", "bottom"),
            legend.bg.color = "white", legend.title.size = 1, legend.text.size = 1)

# CONTA QTD MUNICIPIO POR CLUSTER
dados_contagemPF <- PF %>%
  group_by(CLUSTER) %>%
  summarise(Quantidade = n_distinct(CODIGO_IBGE))

dados_contagemPF$CLUSTER <- factor(dados_contagemPF$CLUSTER)

# GRÁFICO BARRAS
ggplot(dados_contagemPF, aes(x = CLUSTER, y = Quantidade, fill = CLUSTER)) +
  geom_bar(stat = "identity") +
  geom_text(aes(label = Quantidade), vjust = -0.2, color = "black", fontface = "bold") + 
  labs(x = NULL, y = NULL, fill = NULL) +  
  scale_fill_manual(values = c(cor_cluster1PF, cor_cluster2PF, cor_cluster3PF, cor_cluster4PF, cor_cluster5PF)) +
  theme_minimal() +
  theme(axis.ticks.x = element_blank(),  
        axis.text.y = element_blank(),    
        axis.ticks.y = element_blank(),   
        legend.position = "none",         
        plot.title = element_blank(),     
        plot.subtitle = element_blank(),  
        plot.caption = element_blank(),   
        panel.grid.major = element_blank(), 
        panel.grid.minor = element_blank())  

### FIM ###